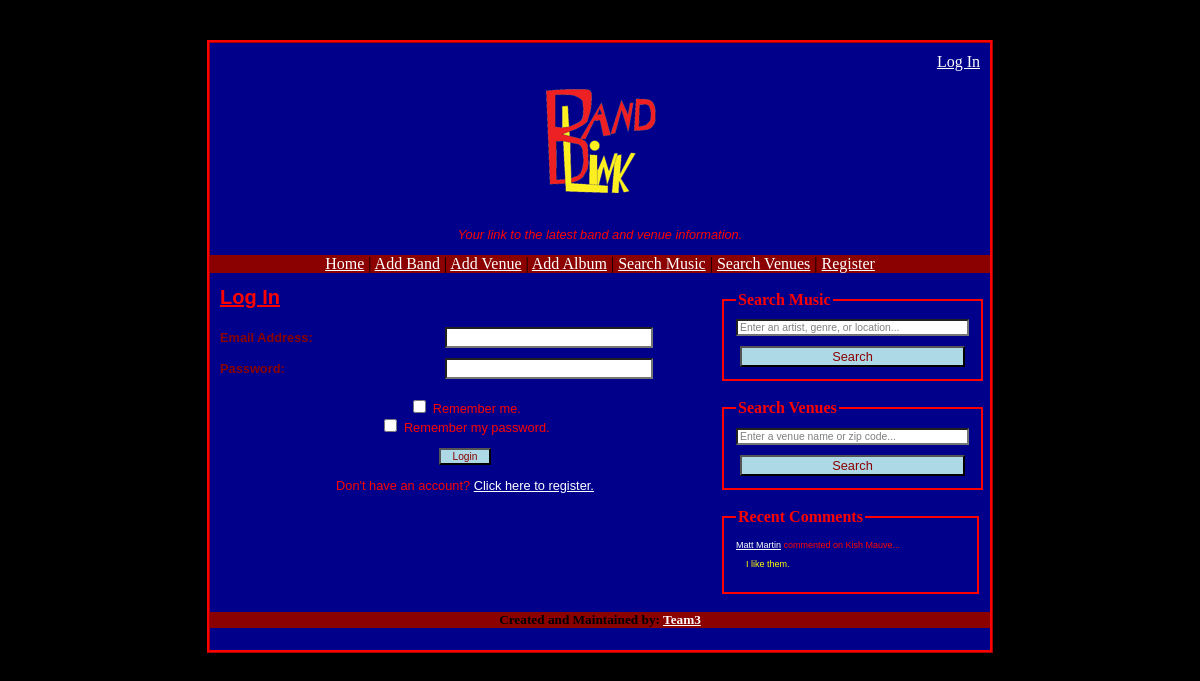
The page /login.php on the database its author committed.
### tables this page shows
CREATE TABLE IF NOT EXISTS `comments` (
  `id` int(11) NOT NULL AUTO_INCREMENT,
  `comment` blob NOT NULL,
  `date` date NOT NULL,
  `time` time NOT NULL,
  `reply` int(11) NOT NULL,
  `email` varchar(50) NOT NULL,
  `band_id` int(11) NOT NULL,
  `venue_id` int(11) NOT NULL,
  `track_id` int(11) NOT NULL,
  `album_id` int(11) NOT NULL,
  PRIMARY KEY (`id`),
  KEY `email` (`email`),
  KEY `band_id` (`band_id`),
  KEY `venue_id` (`venue_id`),
  KEY `track_id` (`track_id`),
  KEY `album_id` (`album_id`)
);

CREATE TABLE IF NOT EXISTS `users` (
  `name` varchar(40) NOT NULL,
  `email` varchar(50) NOT NULL,
  `password` varchar(100) NOT NULL,
  `admin` tinyint(4) NOT NULL,
  PRIMARY KEY (`email`)
);

CREATE TABLE IF NOT EXISTS `band` (
  `band_id` int(11) NOT NULL AUTO_INCREMENT,
  `bandName` varchar(30) NOT NULL,
  `bandCity` varchar(40) NOT NULL,
  `bandState` varchar(25) NOT NULL,
  `bandDescription` blob NOT NULL,
  `bandPhoto` varchar(100) NOT NULL,
  PRIMARY KEY (`band_id`),
  KEY `band_index` (`bandName`)
);

### projectSideBar.php (the view, shortened to what this page needs)
<?php
function search_panel($title, $id, $action, $msg)
{
	$style = "style=\"width:225px; display:block; margin-left:auto; margin-right:auto; color:gray; font-size:0.65em;\"";
	$on_focus = "onFocus=\"if (this.value == '$msg') { this.value = ''; } this.style.color = 'black';\"";
	$on_blur = "onBlur=\"if (this.value == '') { this.value = '$msg'; this.style.color = 'gray'; }\"";
	$searchbox = "<input $style $on_focus $on_blur id=\"$id\" name=\"q\" type=\"text\" value=\"$msg\" />";
	$style = "style=\"width:225px; display:block; margin:10px auto 2px auto;\"";
	$button = "<input $style type=\"submit\" value=\" Search \" />";
	$search_panel = "<br />\n";
	$search_panel .= "<fieldset style=\"border:2px solid red;\">\n";
	$search_panel .= "<legend style=\"color:red; font-weight:bold;\">$title</legend>\n";
	$search_panel .= "<form onSubmit=\"if (this.q.value == '$msg') this.q.value = ''\" ";
	$search_panel .= "method=\"get\" action=\"$action\">\n";
	$search_panel .= "$searchbox\n$button\n";
	$search_panel .= "</form>\n";
	$search_panel .= "</fieldset>\n";
	return $search_panel;
}
function recent_comments($num_comments)
{
	include("db_connect.php");
	$recent_comments = "<br />\n<fieldset style=\"border:2px solid red;\">\n";;
	$recent_comments .= "<legend style=\"color:red; font-weight:bold;\">Recent Comments</legend>\n";
	$query = "SELECT a.*, b.name FROM comments AS a NATURAL JOIN users AS b ORDER BY a.id DESC LIMIT $num_comments";
	$result = mysqli_query($db, $query);
	while ($row = mysqli_fetch_assoc($result))
	{
		$count = 0;
		$band = $row['band_id'];
		$venue = $row['venue_id'];
		$exists = false;
		if (!empty($band))
		{
			$result2 = mysqli_query($db, "SELECT * FROM band WHERE band_id = '$band'");
			while ($row2 = mysqli_fetch_assoc($result2))
			{
				$name = $row2['bandName'];
				$exists = true;
			}
		}
		if ($exists)
		{
			$recent_comments .= "<p style='font-size:xx-small;'><a href='comments.php?";
			if (!empty($band)) $recent_comments .= "band=$band";
			else if (!empty($venue)) $recent_comments .=  "venue=$venue";
			$recent_comments .=  "#".$row['id']."'>".$row['name']."</a> commented on $name";
			$recent_comments .=  "...<p style='width:219px; margin-left:10px; color:yellow; font-size:xx-small;'>\n";
			$recent_comments .= $row['comment']."\n</p>\n</p>\n";
		}
	}
	$recent_comments .= "</fieldset>\n";
	return $recent_comments;
}
echo "<div id=\"sidebar\">\n";
echo search_panel("Search Music", "searchBand", "musicsearch.php", "Enter an artist, genre, or location...");
echo search_panel("Search Venues", "searchVenue", "venuesearch.php", "Enter a venue name or zip code...");
echo recent_comments(5);
echo "<br /></div>\n";
?>

### style.css (style rules this page uses)
body { padding: 0; margin: 0; background-color: black; background-repeat: repeat-x; color: #000; text-align: center; }
A:link { color: white; }
#sidebar { float: right; width: 250px; background: darkblue; text-align: left; padding-left: 10px; margin-right: 20px; }
#footer { clear: both; background: darkred; }
p { color: red; background-color: transparent; font-family: "Lucida Sans Unicode", "Lucida Grande", Sans-Serif; font-size: 0.8em; }
input { color: #039; background-color: transparent; font-family: "Lucida Sans Unicode", "Lucida Grande", Sans-Serif; font-size: 0.8em; }
input[type=text] { margin-top: 5px; margin-bottom: 5px; background-color: white; color: black; width: 200px; }
input[type=submit] { background-color: lightblue; color: darkred; }

### rows shown on the page
comments: users.name "Matt Martin", band.bandName "Kish Mauve", comment "I like them."

### other values the page prints
$title "Search Music Search Venues"
